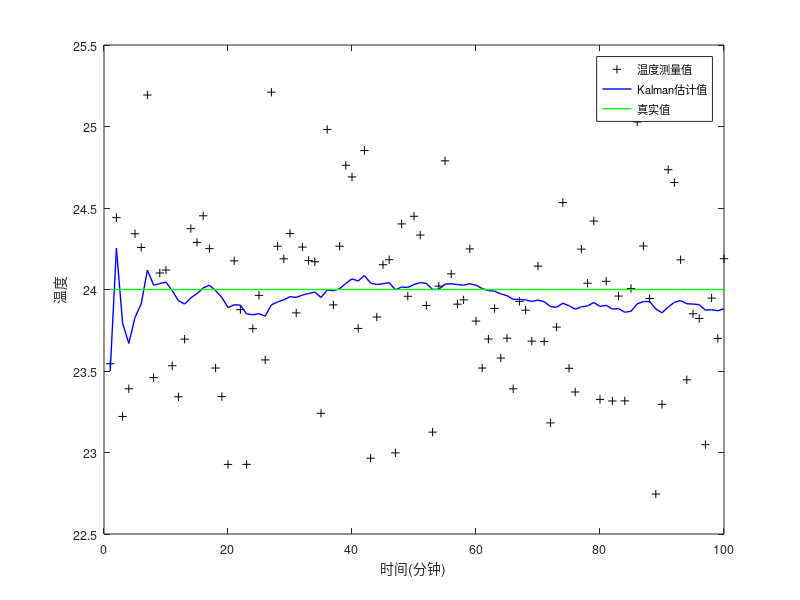
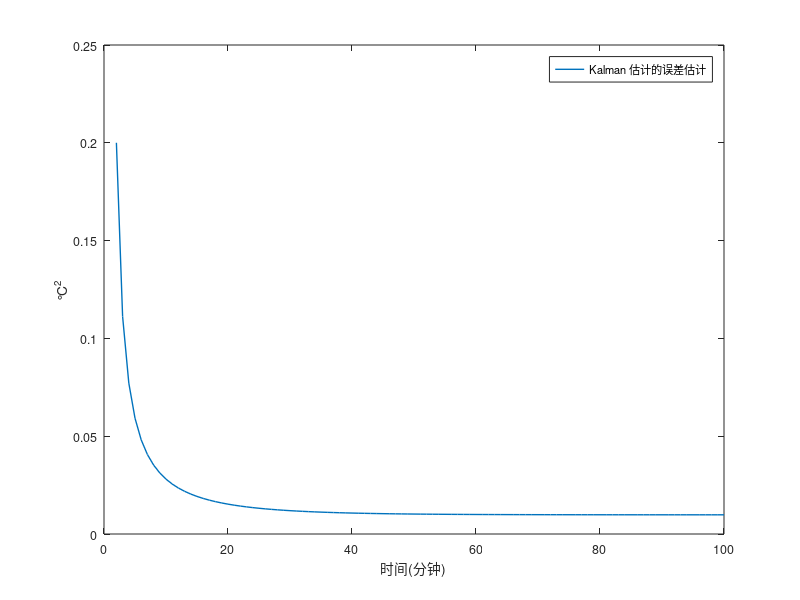

Write MATLAB code to recreate these figures, in order.
                                                                    %%
% 
% 卡尔曼滤波器学习笔记（一）中的示例代码
% http://blog.csdn.net/lizilpl/article/details/45268471
% 
% 程序描述了如下一个系统：
%    房间温度为24度
%    房间内连续两个时刻温度差值的标准差为 0.02 度
%    温度计的测量值误差的标准差为 0.5 度
%    对温度的初始估计值为 23.5 度，误差的方差为 1
%    对整个系统的控制量为 0
%    现在需要利用 Kalman Filter 来估计房间的实时温度 

%% 
clear;
clc;

% 初始化参数
n_iter = 100;       % 计算连续 n_iter 个时刻
sz = [n_iter, 1];   % 构造 n_iter x 1 维度的矩阵
x = 24;             % 温度的真实值
Q = 4e-4;           % 对温度预测值的方差
R = 0.25;           % 测量方差，反应温度计的测量精度
T_start = 23.5;     % 温度初始估计值
delta_start = 1;    % 温度初始估计方差
% z 是温度计的测量结果，在真实值的基础上加上了方差为 0.25 的高斯噪声。
z = x + sqrt(R)*randn(sz); 

% 初始化数组
state_kalman = zeros(sz); 
% 对温度的估计值。即在 k 时刻，结合温度计当前测量值与 k-1 时刻预测值，得到的最终估计值
variance_kalman = zeros(sz);  		% 估计值的方差
state_pre = zeros(sz); 				% 对温度的预测
variance_pre = zeros(sz);    		% 预测值的方差
K = zeros(sz);         				% 卡尔曼增益
state_kalman(1) = T_start;   		% 温度估计值初始化
variance_kalman(1) = delta_start;	% 估计值方差初始化

%
%开始迭代计算
for k = 2:n_iter
	% 用上一时刻的最优估计值来作为对当前时刻的温度的预测
	state_pre(k) = state_kalman(k-1);
	% 预测的方差为上一时刻温度最优估计值的方差与高斯噪声方差之和
	variance_pre(k) = variance_kalman(k-1) + Q;

	% 计算卡尔曼增益
	K(k) = variance_pre(k)/( variance_pre(k)+R ); 
	%
	% 结合当前时刻温度计的测量值，对上一时刻的预测进行校正，得到校正后的最优估计。
	% 由于是直接测量，故 C 为 1.
	state_kalman(k) = state_pre(k) + K(k) * (z(k) - state_pre(k)); 
	%计算最终估计值的方差用于下一次迭代
	variance_kalman(k) = (1 - K(k)) * variance_pre(k); 
end

%% 绘图相关 ...
FontSize = 9;
LineWidth = 1;
figure();
plot(z,'k+'); % 画出温度计的测量值
hold on;
plot(state_kalman,'b-','LineWidth', LineWidth) % 画出最优估计值
hold on;
plot(x * ones(sz),'g-','LineWidth', LineWidth); % 画出真实值
legend({'温度测量值', 'Kalman估计值', '真实值'}, 'FontSize',FontSize);

xl = xlabel('时间(分钟)');
yl = ylabel('温度');
set(xl,'fontsize', FontSize);
set(yl,'fontsize', FontSize);
hold off;
set(gca,'FontSize', FontSize);

figure();
valid_iter = [2:n_iter]; % variance_pre not valid at step 1
% 画出最优估计值的方差
plot(valid_iter, variance_kalman([valid_iter]),'LineWidth',LineWidth); 
legend({'Kalman 估计的误差估计'}, 'FontSize',FontSize);
xl=xlabel('时间(分钟)');
yl=ylabel('℃^2');
set(xl,'fontsize',FontSize);
set(yl,'fontsize',FontSize);
set(gca,'FontSize',FontSize);